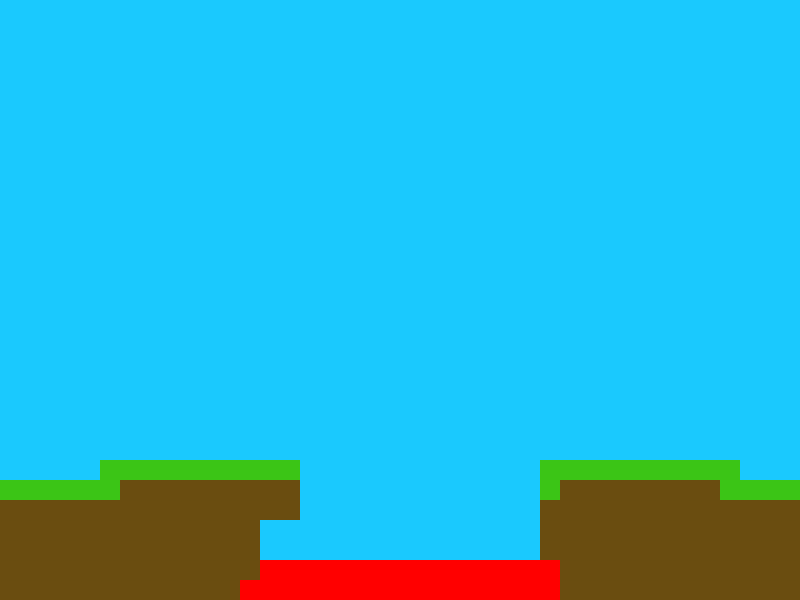

A 2D game scene composited from a Tiled map and its tileset images. What follows is a short description and the map's XML, with every tile layer's data as written:
An orthogonal 40x30 tile map with 20x20 px tiles, 1 tile layer (Tile Layer 1) and 2 objects.

<map version="1.0" orientation="orthogonal" renderorder="right-down" width="40" height="30" tilewidth="20" tileheight="20" backgroundcolor="#1ac9fe" nextobjectid="5">
 <tileset firstgid="1" name="tileset" tilewidth="20" tileheight="20">
  <image source="../assets/tileset.png" width="100" height="20" />
 </tileset>
 <layer name="Tile Layer 1" width="40" height="30">
  <data encoding="csv">
0,0,0,0,0,0,0,0,0,0,0,0,0,0,0,0,0,0,0,0,0,0,0,0,0,0,0,0,0,0,0,0,0,0,0,0,0,0,0,0,
0,0,0,0,0,0,0,0,0,0,0,0,0,0,0,0,0,0,0,0,0,0,0,0,0,0,0,0,0,0,0,0,0,0,0,0,0,0,0,0,
0,0,0,0,0,0,0,0,0,0,0,0,0,0,0,0,0,0,0,0,0,0,0,0,0,0,0,0,0,0,0,0,0,0,0,0,0,0,0,0,
0,0,0,0,0,0,0,0,0,0,0,0,0,0,0,0,0,0,0,0,0,0,0,0,0,0,0,0,0,0,0,0,0,0,0,0,0,0,0,0,
0,0,0,0,0,0,0,0,0,0,0,0,0,0,0,0,0,0,0,0,0,0,0,0,0,0,0,0,0,0,0,0,0,0,0,0,0,0,0,0,
0,0,0,0,0,0,0,0,0,0,0,0,0,0,0,0,0,0,0,0,0,0,0,0,0,0,0,0,0,0,0,0,0,0,0,0,0,0,0,0,
0,0,0,0,0,0,0,0,0,0,0,0,0,0,0,0,0,0,0,0,0,0,0,0,0,0,0,0,0,0,0,0,0,0,0,0,0,0,0,0,
0,0,0,0,0,0,0,0,0,0,0,0,0,0,0,0,0,0,0,0,0,0,0,0,0,0,0,0,0,0,0,0,0,0,0,0,0,0,0,0,
0,0,0,0,0,0,0,0,0,0,0,0,0,0,0,0,0,0,0,0,0,0,0,0,0,0,0,0,0,0,0,0,0,0,0,0,0,0,0,0,
0,0,0,0,0,0,0,0,0,0,0,0,0,0,0,0,0,0,0,0,0,0,0,0,0,0,0,0,0,0,0,0,0,0,0,0,0,0,0,0,
0,0,0,0,0,0,0,0,0,0,0,0,0,0,0,0,0,0,0,0,0,0,0,0,0,0,0,0,0,0,0,0,0,0,0,0,0,0,0,0,
0,0,0,0,0,0,0,0,0,0,0,0,0,0,0,0,0,0,0,0,0,0,0,0,0,0,0,0,0,0,0,0,0,0,0,0,0,0,0,0,
0,0,0,0,0,0,0,0,0,0,0,0,0,0,0,0,0,0,0,0,0,0,0,0,0,0,0,0,0,0,0,0,0,0,0,0,0,0,0,0,
0,0,0,0,0,0,0,0,0,0,0,0,0,0,0,0,0,0,0,0,0,0,0,0,0,0,0,0,0,0,0,0,0,0,0,0,0,0,0,0,
0,0,0,0,0,0,0,0,0,0,0,0,0,0,0,0,0,0,0,0,0,0,0,0,0,0,0,0,0,0,0,0,0,0,0,0,0,0,0,0,
0,0,0,0,0,0,0,0,0,0,0,0,0,0,0,0,0,0,0,0,0,0,0,0,0,0,0,0,0,0,0,0,0,0,0,0,0,0,0,0,
0,0,0,0,0,0,0,0,0,0,0,0,0,0,0,0,0,0,0,0,0,0,0,0,0,0,0,0,0,0,0,0,0,0,0,0,0,0,0,0,
0,0,0,0,0,0,0,0,0,0,0,0,0,0,0,0,0,0,0,0,0,0,0,0,0,0,0,0,0,0,0,0,0,0,0,0,0,0,0,0,
0,0,0,0,0,0,0,0,0,0,0,0,0,0,0,0,0,0,0,0,0,0,0,0,0,0,0,0,0,0,0,0,0,0,0,0,0,0,0,0,
0,0,0,0,0,0,0,0,0,0,0,0,0,0,0,0,0,0,0,0,0,0,0,0,0,0,0,0,0,0,0,0,0,0,0,0,0,0,0,0,
0,0,0,0,0,0,0,0,0,0,0,0,0,0,0,0,0,0,0,0,0,0,0,0,0,0,0,0,0,0,0,0,0,0,0,0,0,0,0,0,
0,0,0,0,0,0,0,0,0,0,0,0,0,0,0,0,0,0,0,0,0,0,0,0,0,0,0,0,0,0,0,0,0,0,0,0,0,0,0,0,
0,0,0,0,0,0,0,0,0,0,0,0,0,0,0,0,0,0,0,0,0,0,0,0,0,0,0,0,0,0,0,0,0,0,0,0,0,0,0,0,
0,0,0,0,0,1,1,1,1,1,1,1,1,1,1,0,0,0,0,0,0,0,0,0,0,0,0,1,1,1,1,1,1,1,1,1,1,0,0,0,
1,1,1,1,1,1,2,2,2,2,2,2,2,2,2,0,0,0,0,0,0,0,0,0,0,0,0,1,2,2,2,2,2,2,2,2,1,1,1,1,
2,2,2,2,2,2,2,2,2,2,2,2,2,2,2,0,0,0,0,0,0,0,0,0,0,0,0,2,2,2,2,2,2,2,2,2,2,2,2,2,
2,2,2,2,2,2,2,2,2,2,2,2,2,0,0,0,0,0,0,0,0,0,0,0,0,0,0,2,2,2,2,2,2,2,2,2,2,2,2,2,
2,2,2,2,2,2,2,2,2,2,2,2,2,0,0,0,0,0,0,0,0,0,0,0,0,0,0,2,2,2,2,2,2,2,2,2,2,2,2,2,
2,2,2,2,2,2,2,2,2,2,2,2,2,5,5,5,5,5,5,5,5,5,5,5,5,5,5,5,2,2,2,2,2,2,2,2,2,2,2,2,
2,2,2,2,2,2,2,2,2,2,2,2,5,5,5,5,5,5,5,5,5,5,5,5,5,5,5,5,2,2,2,2,2,2,2,2,2,2,2,2
</data>
 </layer>
 <objectgroup name="Object Layer 1">
  <object id="1" gid="3" x="720" y="460" width="20" height="20" />
  <object id="3" gid="4" x="40" y="480" width="20" height="20" />
 </objectgroup>
</map>
